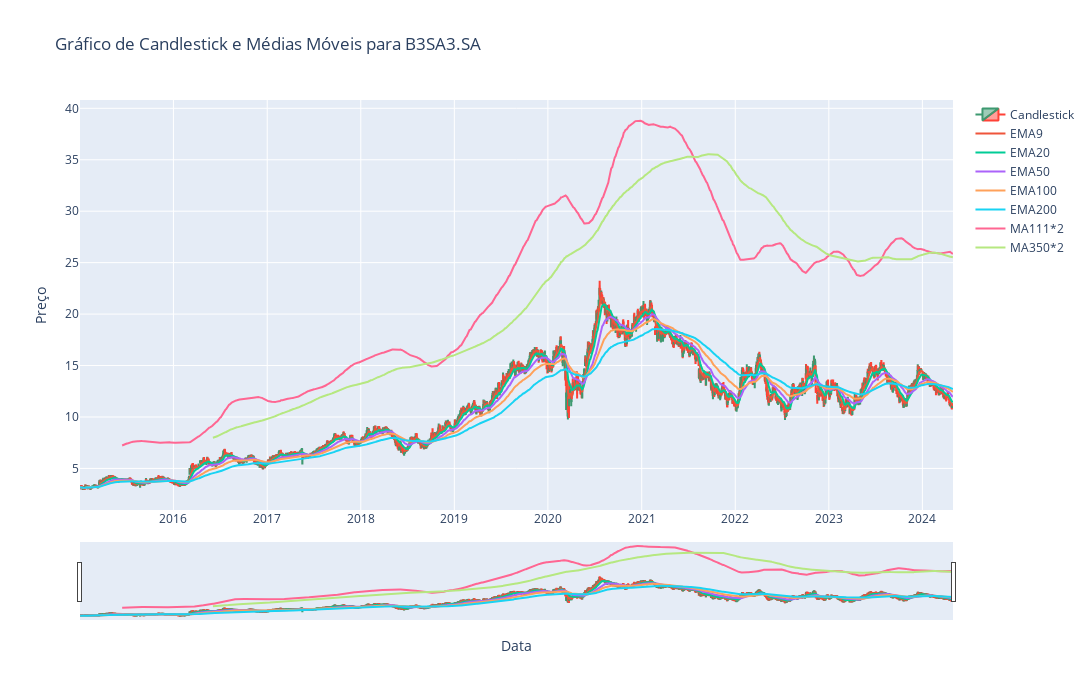

Write notebook code for a chart like this one.
### Code cell
# Cria um gráfico de candlestick usando o Plotly
fig = go.Figure(data=[go.Candlestick(x=df.index,
                open=df['Open'],
                high=df['High'],
                low=df['Low'],
                close=df['Close'],
                name='Candlestick')])

# Adiciona as médias móveis ao gráfico
fig.add_trace(go.Scatter(x=df.index, y=df['EMA9'], mode='lines', name='EMA9'))
fig.add_trace(go.Scatter(x=df.index, y=df['EMA20'], mode='lines', name='EMA20'))
fig.add_trace(go.Scatter(x=df.index, y=df['EMA50'], mode='lines', name='EMA50'))
fig.add_trace(go.Scatter(x=df.index, y=df['EMA100'], mode='lines', name='EMA100'))
fig.add_trace(go.Scatter(x=df.index, y=df['EMA200'], mode='lines', name='EMA200'))
fig.add_trace(go.Scatter(x=df.index, y=df['MA111*2'], mode='lines', name='MA111*2'))
fig.add_trace(go.Scatter(x=df.index, y=df['MA350*2'], mode='lines', name='MA350*2'))

if ticker=="^BVSP":
    ticker='IBOV'

# Configura o layout do gráfico
fig.update_layout(
    width=1500,
    height=700,
    title=f"Gráfico de Candlestick e Médias Móveis para {ticker}",
    xaxis_title="Data",
    yaxis_title="Preço",
    showlegend=True
)

# Exibe o gráfico
fig.show()

### Figure 1 — Plotly figure (JSON) as saved in the notebook; plotly's stock layout.template omitted (floating-point values rounded to 4 significant figures; data arrays with more than 128 entries replaced by an {"elided": "..."} marker saying what was removed)
{"data": [{"close": {"elided": "2318 float values"}, "high": {"elided": "2318 float values"}, "low": {"elided": "2318 float values"}, "name": "Candlestick", "open": {"elided": "2318 float values"}, "type": "candlestick", "x": {"elided": "2318 str values"}}, {"mode": "lines", "name": "EMA9", "type": "scatter", "x": {"elided": "2318 str values"}, "y": {"elided": "2318 float values"}}, {"mode": "lines", "name": "EMA20", "type": "scatter", "x": {"elided": "2318 str values"}, "y": {"elided": "2318 float values"}}, {"mode": "lines", "name": "EMA50", "type": "scatter", "x": {"elided": "2318 str values"}, "y": {"elided": "2318 float values"}}, {"mode": "lines", "name": "EMA100", "type": "scatter", "x": {"elided": "2318 str values"}, "y": {"elided": "2318 float values"}}, {"mode": "lines", "name": "EMA200", "type": "scatter", "x": {"elided": "2318 str values"}, "y": {"elided": "2318 float values"}}, {"mode": "lines", "name": "MA111*2", "type": "scatter", "x": {"elided": "2318 str values"}, "y": {"elided": "2318 float values"}}, {"mode": "lines", "name": "MA350*2", "type": "scatter", "x": {"elided": "2318 str values"}, "y": {"elided": "2318 float values"}}], "layout": {"height": 700, "showlegend": true, "title": {"text": "Gráfico de Candlestick e Médias Móveis para B3SA3.SA"}, "width": 1500, "xaxis": {"title": {"text": "Data"}}, "yaxis": {"title": {"text": "Preço"}}}}
